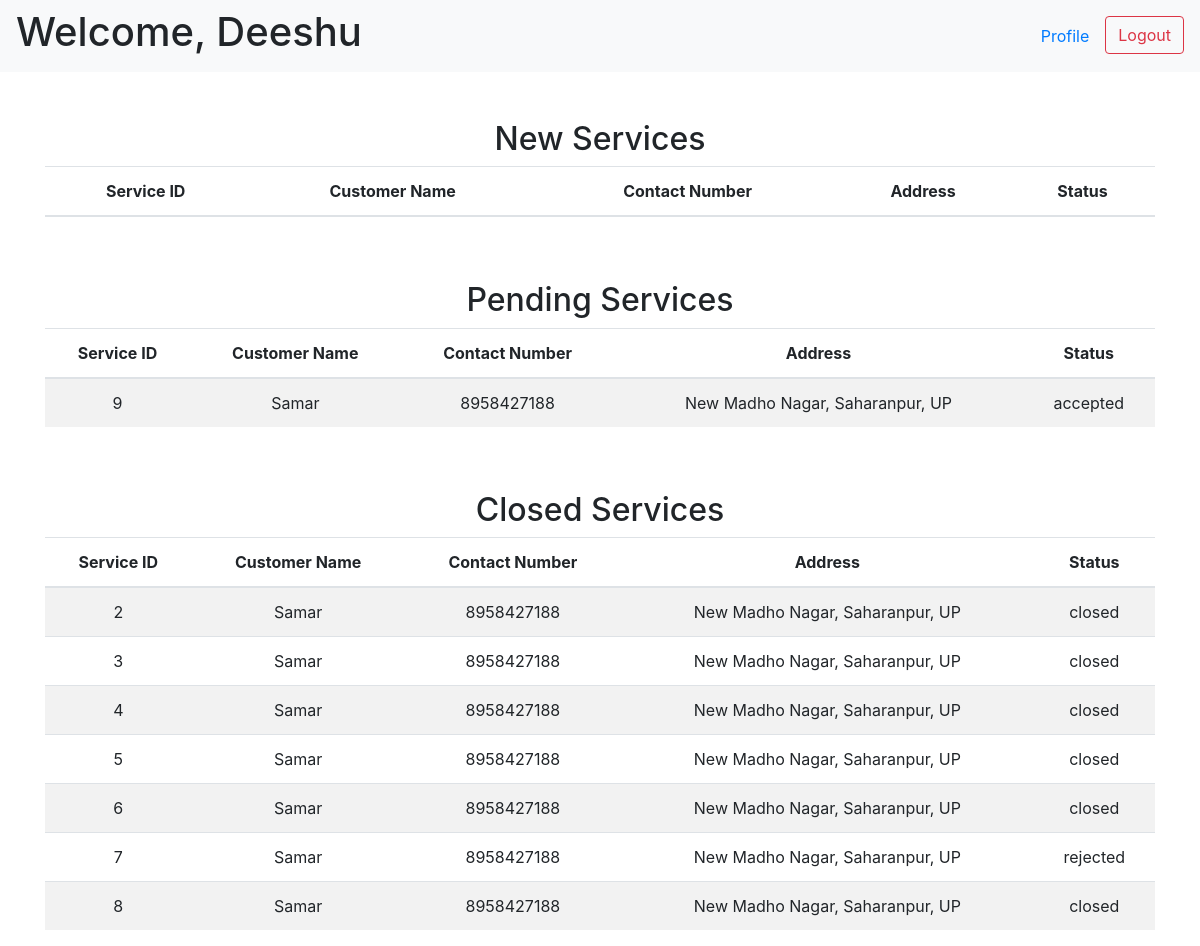
Screenshot of /professional (signed in) with the database file from the repository.
### tables this page shows
CREATE TABLE "professionals" (
    "id" INTEGER,
    "fname" TEXT NOT NULL,
    "lname" TEXT,
    "address" TEXT NOT NULL,
    "pincode" INTEGER NOT NULL,
    "contact_number" TEXT NOT NULL UNIQUE,
    "email" TEXT NOT NULL UNIQUE,
    "password" TEXT NOT NULL,
    "service_id" INTEGER NOT NULL,
    "experience" INTEGER,
    "description" TEXT NOT NULL,
    "date_created" DATETIME DEFAULT CURRENT_TIMESTAMP,
    "rating" REAL DEFAULT 0,
    "status" TEXT CHECK("status" in (NULL, 'active', 'block')) DEFAULT NULL,
    PRIMARY KEY("id"),
    FOREIGN KEY("service_id") REFERENCES "services"("id") ON DELETE CASCADE
);

CREATE TABLE "service_requests" (
    "id" INTEGER,
    "service_id" INTEGER NOT NULL,
    "customer_id" INTEGER NOT NULL,
    "professional_id" INTEGER NOT NULL,
    "date_of_request" DATETIME DEFAULT CURRENT_TIMESTAMP,
    "date_of_completion" DATETIME,
    "status" TEXT DEFAULT 'requested' CHECK("status" in ('requested', 'accepted', 'rejected', 'closed')),
    "rating" INTEGER,
    "remarks" TEXT,
    PRIMARY KEY("id"),
    FOREIGN KEY("service_id") REFERENCES "services"("id") ON DELETE CASCADE,
    FOREIGN KEY("customer_id") REFERENCES "customers"("id") ON DELETE CASCADE,
    FOREIGN KEY("professional_id") REFERENCES "professionals"("id") ON DELETE CASCADE
);

CREATE TABLE "customers" (
    "id" INTEGER,
    "fname" TEXT NOT NULL,
    "lname" TEXT,
    "address" TEXT,
    "pincode" INTEGER,
    "contact_number" TEXT NOT NULL UNIQUE,
    "email" TEXT NOT NULL UNIQUE,
    "password" TEXT NOT NULL,
    "status" TEXT CHECK("status" in ('active', 'block')) DEFAULT 'active',
    PRIMARY KEY("id")
);

### app.py (the view)
@app.route("/professional", methods=["GET", "POST"])
def professional_homepage(service_id=None):
    if request.method == "POST":
        helper.accept_reject_service(action=request.form.get('action'), service_id=request.form.get("service_id"))
        return redirect("/professional")
    if "username" in session and "password" in session:
        professional = helper.fetch_professional(email=session["username"],
                                                password=session["password"])
        if professional and professional['status'] == 'active':
            requests = helper.fetch_service_req(professional_id=professional['id'])
            return render_template("professional.html", professional=professional, requests=requests)
        elif professional and professional['status'] == None:
            flash("Your request to become a professional is pending!", 'pending')
            return redirect(url_for("login"))
        elif professional and professional['status'] == 'block':
            flash("You are currently blocked!", 'error')
            return redirect(url_for("login"))
        else:
            flash("Invalid credentials", 'error')
            return redirect(url_for("login"))
    else:
        flash("Invalid credentials", 'error')
        return redirect(url_for("login"))

### app.py (called while the page is built)
@app.after_request
def add_header(response):
    response.headers['Cache-Control'] = 'no-store, no-cache, must-revalidate, post-check=0, pre-check=0, max-age=0'
    response.headers['Pragma'] = 'no-cache'
    response.headers['Expires'] = '-1'
    return response

### helper.py (called while the page is built)
def get_db():
    connection = sqlite3.connect("database.db")
    connection.execute("PRAGMA foreign_keys = ON")
    connection.row_factory = sqlite3.Row
    return connection

def fetch_professional(email=None, password=None, id=None):
    with get_db() as connection:
        db = connection.cursor()
        if email and password:
            return db.execute("SELECT * FROM professionals WHERE email = ? AND password = ?",
                    (email, password)).fetchone()
        elif id:
            return db.execute("SELECT * FROM professionals WHERE id = ?",
                    (id,)).fetchone()

### templates/professional.html (shortened to what this page needs)
<!DOCTYPE html>
<html lang="en">
<head>
    <link rel="stylesheet" href="https://cdn.jsdelivr.net/npm/bootstrap@4.0.0/dist/css/bootstrap.min.css">
</head>
<body>
    <nav class="navbar navbar-expand-lg navbar-light bg-light">
        <h1>Welcome, {{ professional["fname"] }}</h1>
        <ul class="nav ml-auto">
            <li class="nav-item">
                <a class="nav-link" href="" data-toggle="modal"
                    data-target="#professionalModal{{ professional['id'] }}">Profile</a>
            </li>
            <li>
                <form action="/logout" class="d-inline">
                    <button type="submit" class="btn btn-outline-danger">Logout</button>
                </form>
            </li>
        </ul>
    </nav>
    <div class="container mt-5 text-center">
        <h2>New Services</h2>
        <div class="table-responsive">
            <table class="table table-striped">
                <thead>
                    <tr>
                        <th>Service ID</th>
                        <th>Customer Name</th>
                        <th>Contact Number</th>
                        <th>Address</th>
                        <th>Status</th>
                    </tr>
                </thead>
            </table>
        </div>
    </div>
    <div class="container mt-5 text-center">
        <h2>Pending Services</h2>
        <div class="table-responsive">
            <table class="table table-striped">
                <thead>
                    <tr>
                        <th>Service ID</th>
                        <th>Customer Name</th>
                        <th>Contact Number</th>
                        <th>Address</th>
                        <th>Status</th>
                    </tr>
                </thead>
                <tbody>
                    {% for request in requests %}
                    {% if request['request_status'] == 'accepted' %}
                    <tr>
                        <td>{{ request['id'] }}</td>
                        <td>{{ request['customer_fname'] + ' ' + request['customer_lname'] }}</td>
                        <td>{{ request['customer_number'] }}</td>
                        <td>{{ request['customer_address'] }}</td>
                        <td>{{ request['request_status'] }}</td>
                    </tr>
                    {% endif %}
                    {% endfor %}
                </tbody>
            </table>
        </div>
    </div>
    <div class="container mt-5 text-center">
        <h2>Closed Services</h2>
        <div class="table-responsive">
            <table class="table table-striped">
                <thead>
                    <tr>
                        <th>Service ID</th>
                        <th>Customer Name</th>
                        <th>Contact Number</th>
                        <th>Address</th>
                        <th>Status</th>
                    </tr>
                </thead>
                <tbody>
                    {% for request in requests %}
                    {% if request['request_status'] == 'closed' or request['request_status'] == 'rejected' %}
                    <tr>
                        <td>{{ request['id'] }}</td>
                        <td>{{ request['customer_fname'] + ' ' + request['customer_lname'] }}</td>
                        <td>{{ request['customer_number'] }}</td>
                        <td>{{ request['customer_address'] }}</td>
                        <td>{{ request['request_status'] }}</td>
                    </tr>
                    {% endif %}
                    {% endfor %}
                </tbody>
            </table>
        </div>
    </div>
</body>
</html>

### rows the page displays
professionals: fname "Deeshu"
service_requests: id "9", lname "Samar", customer_number "8958427188", customer_address "New Madho Nagar, Saharanpur, UP", request_status "accepted"
service_requests: id "2", lname "Samar", customer_number "8958427188", customer_address "New Madho Nagar, Saharanpur, UP", request_status "closed"
service_requests: id "3", lname "Samar", customer_number "8958427188", customer_address "New Madho Nagar, Saharanpur, UP", request_status "closed"
service_requests: id "4", lname "Samar", customer_number "8958427188", customer_address "New Madho Nagar, Saharanpur, UP", request_status "closed"
service_requests: id "5", lname "Samar", customer_number "8958427188", customer_address "New Madho Nagar, Saharanpur, UP", request_status "closed"
service_requests: id "6", lname "Samar", customer_number "8958427188", customer_address "New Madho Nagar, Saharanpur, UP", request_status "closed"
service_requests: id "7", lname "Samar", customer_number "8958427188", customer_address "New Madho Nagar, Saharanpur, UP", request_status "rejected"
service_requests: id "8", lname "Samar", customer_number "8958427188", customer_address "New Madho Nagar, Saharanpur, UP", request_status "closed"
